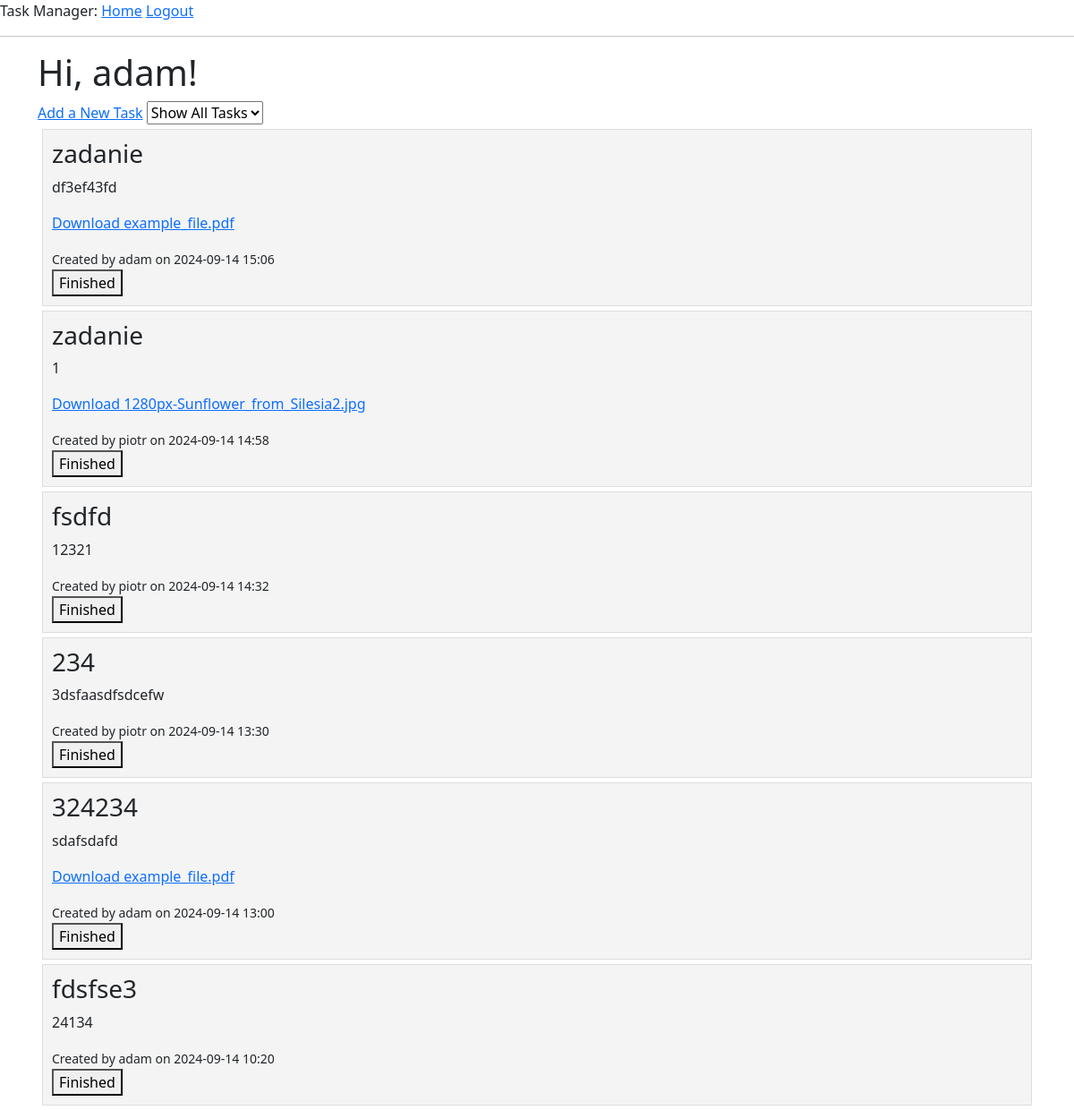
The app's page /index (signed in) with its own data.
### app/models.py (models this page shows, shortened)
class User(UserMixin, db.Model):
    id: so.Mapped[int] = so.mapped_column(primary_key=True)
    username: so.Mapped[str] = so.mapped_column(sa.String(64), index=True,
                                                unique=True)
    email: so.Mapped[str] = so.mapped_column(sa.String(120), index=True,
                                             unique=True)
    password_hash: so.Mapped[Optional[str]] = so.mapped_column(sa.String(256))
    tasks: so.WriteOnlyMapped['Task'] = so.relationship(
        back_populates='author')

class Task(db.Model):
    id: so.Mapped[int] = so.mapped_column(primary_key=True)
    title: so.Mapped[str] = so.mapped_column(sa.String(100))
    content: so.Mapped[str] = so.mapped_column(sa.Text)
    date_created: so.Mapped[datetime] = so.mapped_column(
            index=True, default=lambda: datetime.now(timezone.utc))
    user_id: so.Mapped[int] = so.mapped_column(sa.ForeignKey(User.id),
                                                index=True)
    author: so.Mapped[User] = so.relationship(back_populates='tasks')
    original_filename: so.Mapped[Optional[str]] = so.mapped_column(sa.String(255))
    saved_filename: so.Mapped[Optional[str]] = so.mapped_column(sa.String(255))

### app/routes.py (the view)
@app.route('/')
@app.route('/index')
@login_required
def index():
    users = User.query.all()
    tasks = Task.query.order_by(Task.date_created.desc()).all()
    return render_template('index.html',title='Home',tasks=tasks,users=users)

### app/models.py (called while the page is built)
@login.user_loader
def load_user(id):
    return db.session.get(User, int(id))

### app/templates/index.html (shortened to what this page needs)
{% extends "base.html" %}
{% block content %}
    <h1>Hi, {{ current_user.username }}!</h1>
    <a href="{{ url_for('add_task') }}">Add a New Task</a>
    <select id="user-filter">
        <option value="">Show All Tasks</option>
    </select>
    <ul id="task-list">
        {% for task in tasks %}
            <li class="task" data-id="{{ task.id }}">
                <h3>{{ task.title }}</h3>
                <p>{{ task.content }}</p>
                {% if task.saved_filename %}
                    <p><a href="{{ url_for('download_file', file_id=task.id) }}">Download {{ task.original_filename }}</a></p>
                {% endif %}
                <small>Created by {{ task.author.username }} on {{ task.date_created.strftime('%Y-%m-%d %H:%M') }}</small>
                <form action="{{ url_for('delete_task', task_id=task.id) }}" method="POST">
                    <button type="submit">Finished</button>
                </form>
            </li>
        {% endfor %}
    </ul>
{% endblock %}

### app/templates/base.html (shortened to what this page needs)
<!doctype html>
<html lang="en">
    <head>
      <link rel="stylesheet" href="https://code.jquery.com/ui/1.12.1/themes/smoothness/jquery-ui.css">
      <link rel="stylesheet" href="{{ url_for('static', filename='style.css') }}">
      <link
        href="https://cdn.jsdelivr.net/npm/bootstrap@5.3.2/dist/css/bootstrap.min.css"
        rel="stylesheet"
>
    </head>
    <body>
        <div class="header">
          Task Manager:
          <a href="{{ url_for('index') }}">Home</a>
            {% if current_user.is_anonymous %}
            <a href="{{ url_for('login') }}">Login</a>
            {% else %}
            <a href="{{ url_for('logout') }}">Logout</a>
            {% endif %}
        </div>
        <hr>
        <div class="container mt-3">
          {% block content %}{% endblock %}
    </body>
</html>

### app/static/style.css (style rules this page uses)
#task-list { list-style: none; padding: 0; margin: 0; }
.task { margin: 5px; padding: 10px; cursor: move; background: #f4f4f4; border: 1px solid #ddd; }

### records on screen
User: username "adam"
Task: title "zadanie", content "df3ef43fd", original_filename "example_file.pdf", author.username "adam", date_created "2024-09-14 15:06"
Task: title "zadanie", content "1", original_filename "1280px-Sunflower_from_Silesia2.jpg", author.username "piotr", date_created "2024-09-14 14:58"
Task: title "fsdfd", content "12321", author.username "piotr", date_created "2024-09-14 14:32"
Task: title "234", content "3dsfaasdfsdcefw", author.username "piotr", date_created "2024-09-14 13:30"
Task: title "324234", content "sdafsdafd", original_filename "example_file.pdf", author.username "adam", date_created "2024-09-14 13:00"
Task: title "fdsfse3", content "24134", author.username "adam", date_created "2024-09-14 10:20"
